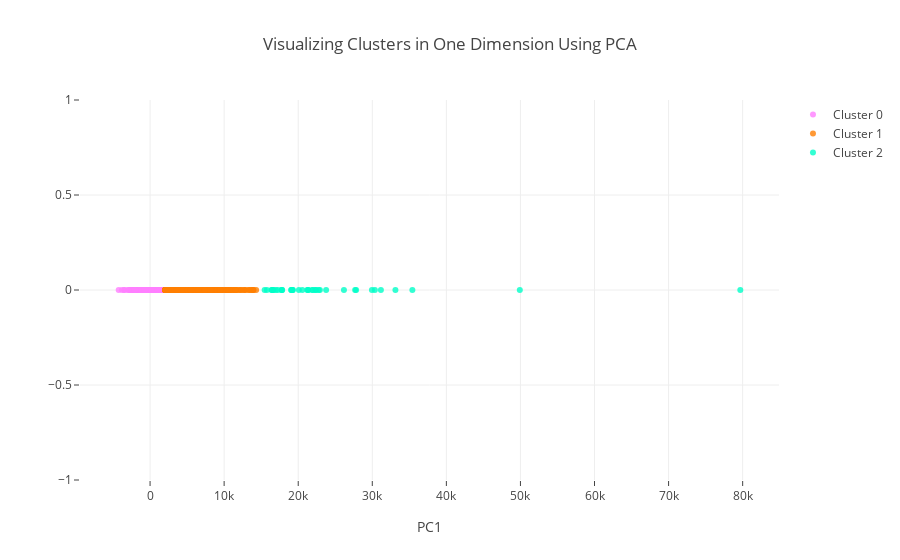

Notebook code cell kept with this figure:
### Code cell
#Instructions for building the 1-D plot

#trace1 is for 'Cluster 0'
trace1 = go.Scatter(
                    x = cluster0["PC1_1d"],
                    y = cluster0["dummy"],
                    mode = "markers",
                    name = "Cluster 0",
                    marker = dict(color = 'rgba(255, 128, 255, 0.8)'),
                    text = None)

#trace2 is for 'Cluster 1'
trace2 = go.Scatter(
                    x = cluster1["PC1_1d"],
                    y = cluster1["dummy"],
                    mode = "markers",
                    name = "Cluster 1",
                    marker = dict(color = 'rgba(255, 128, 2, 0.8)'),
                    text = None)

#trace3 is for 'Cluster 2'
trace3 = go.Scatter(
                    x = cluster2["PC1_1d"],
                    y = cluster2["dummy"],
                    mode = "markers",
                    name = "Cluster 2",
                    marker = dict(color = 'rgba(0, 255, 200, 0.8)'),
                    text = None)

data = [trace1, trace2, trace3]

title = "Visualizing Clusters in One Dimension Using PCA"

layout = dict(title = title,
              xaxis= dict(title= 'PC1',ticklen= 5,zeroline= False),
              yaxis= dict(title= '',ticklen= 5,zeroline= False)
             )

fig = dict(data = data, layout = layout)

iplot(fig)

### Figure 1 — Plotly figure (JSON) as saved in the notebook; plotly's stock layout.template omitted (floating-point values rounded to 4 significant figures; data arrays with more than 128 entries replaced by an {"elided": "..."} marker saying what was removed)
{"data": [{"marker": {"color": "rgba(255, 128, 255, 0.8)"}, "mode": "markers", "name": "Cluster 0", "type": "scatter", "uid": "26b09cfc-7909-4135-aefa-5b7e4bd13bde", "x": {"elided": "4416 float values"}, "y": {"elided": "4416 int values"}}, {"marker": {"color": "rgba(255, 128, 2, 0.8)"}, "mode": "markers", "name": "Cluster 1", "type": "scatter", "uid": "20a6684a-9383-4052-8cdf-ada3ee249ccc", "x": {"elided": "546 float values"}, "y": {"elided": "546 int values"}}, {"marker": {"color": "rgba(0, 255, 200, 0.8)"}, "mode": "markers", "name": "Cluster 2", "type": "scatter", "uid": "c4093e5d-dfaf-43a2-98cd-982bf646a495", "x": [20090.0, 19200.0, 19060.0, 19280.0, 20560.0, 15470.0, 16990.0, 21340.0, 21970.0, 17750.0, 22360.0, 22930.0, 17840.0, 31160.0, 21900.0, 79680.0, 16440.0, 26170.0, 27680.0, 16670.0, 21340.0, 35410.0, 19060.0, 33120.0, 21230.0, 16590.0, 22750.0, 29950.0, 49920.0, 19200.0, 16400.0, 27820.0, 23770.0, 30350.0, 15770.0, 17790.0, 17250.0, 22360.0], "y": [0, 0, 0, 0, 0, 0, 0, 0, 0, 0, 0, 0, 0, 0, 0, 0, 0, 0, 0, 0, 0, 0, 0, 0, 0, 0, 0, 0, 0, 0, 0, 0, 0, 0, 0, 0, 0, 0]}], "layout": {"title": {"text": "Visualizing Clusters in One Dimension Using PCA"}, "xaxis": {"ticklen": 5, "title": {"text": "PC1"}, "zeroline": false}, "yaxis": {"ticklen": 5, "title": {"text": ""}, "zeroline": false}}}
